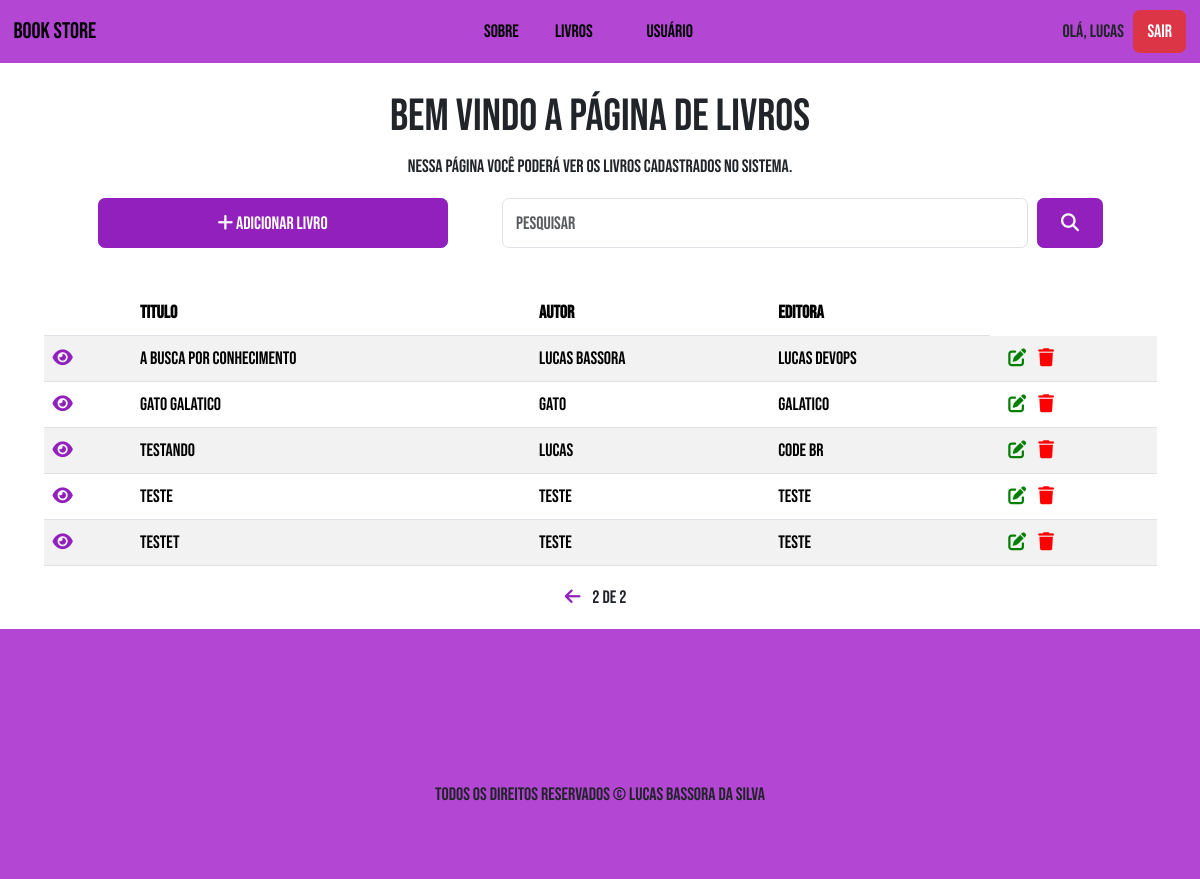
Page /?page=2 (signed in) on the committed database.
### livros/models.py (models this page shows)
class Livros(models.Model):
    IDIOMAS = [
        ('Português' , 'Português'),
        ('Inglês' , 'Inglês'),
        ('Italiano' , 'Italiano'),
        ('Francês' , 'Francês'),
        ('Espanhol' , 'Espanhol'),
        ('Alemão' , 'Alemão')
    ]
    titulo = models.CharField(max_length=255)
    autor = models.CharField(max_length=255)
    editora = models.CharField(max_length=255)
    numeroPaginas = models.CharField(max_length=255)
    idioma = models.CharField(max_length=9, choices=IDIOMAS)
    descricao = models.TextField()
    created_at = models.DateTimeField(auto_now_add=True)
    updated_at = models.DateTimeField(auto_now=True)

### livros/views.py (the view)
# urls.py: path('', views.listBook, name='list-book'),
def listBook(request):
    search = request.GET.get('search')  # o search passado com parametro do método get é o name do input de busca
    if search:
        livros_search = Livros.objects.filter(titulo__icontains=search)
        paginator = Paginator(livros_search, 5)
    else:
        livros_list = Livros.objects.all().order_by('titulo') # pega todos os objetos da tabela livros do banco
        paginator = Paginator(livros_list, 5) # recebe variavel de lista de livros e quantidade
    page = request.GET.get('page') # variavel recebe a requesção da página por get
    livros = paginator.get_page(page) # a paginação pega o dado da página e coloca na variavel livros
    return render(request, 'livros/list.html', {'livros' : livros})

### livros/templates/livros/list.html (shortened to what this page needs)
{% extends 'base.html' %}
{% block content%}
<br/>
{% if user.is_authenticated%}
<div class="container text-center content">
  <h1>Bem vindo a página de livros</h1>
  <p>Nessa página você poderá ver os livros cadastrados no sistema.</p>
  <form class="d-flex px-5" role="search" name="search" method="GET" id="search-form">
    <a href="newBook/">
      <button type="button" class="btn btn-primary btn-add me-5">
        <i class="fa-solid fa-plus"></i> Adicionar livro
      </button>
    </a>
    <input class="form-control me-2 d-md-block" value="{{ request.GET.search }}"type="search" placeholder="Pesquisar" aria-label="Search" name="search"/>
    <button type="button" class="btn btn-primary btn-search" id="search-btn">
      <i class="fa-solid fa-magnifying-glass"></i>
    </button>
  </form>
</div>
<div class="container">
  <table class="table table-striped">
    <thead>
      <tr>
        <th scope="col"></th>
        <th scope="col">Titulo</th>
        <th scope="col">Autor</th>
        <th scope="col">Editora</th>
      </tr>
    </thead>
    <tbody>
      {% for livro in livros %}
      <a href="livro/{{livro.id}}">
        <tr>
          <td>
            <a href="book/{{livro.id}}"
              ><i class="fa-solid fa-eye icone"></i
            ></a>
          </td>
          <td>{{livro.titulo}}</td>
          <td>{{livro.autor}}</td>
          <td>{{livro.editora}}</td>
          <td>
            <a href="editBook/{{livro.id}}" class="px-2"
              ><i class="fa-solid fa-pen-to-square"></i
            ></a>
            <a href="deleteBook/{{livro.id}}" class="delete-btn"
              ><i class="fa-solid fa-trash"></i
            ></a>
          </td>
        </tr>
      </a>
      {% endfor %}
    </tbody>
  </table>
  <div class="text-center mb-3">
    <span class="mx-auto position-relative">
      {% if livros.has_previous %}
      <a href="?page={{ livros.previous_page_number}}"
        ><i class="fa-solid fa-arrow-left icone"></i
      ></a>
      {% endif %}
      <span class="mx-2">
        {{ livros.number }} de {{ livros.paginator.num_pages }}
      </span>
    </span>
  </div>
</div>
{% else %}
<div class="container text-center py-3" style="height: 11rem; margin-top: 7rem;">
  <h1>Usuário desconectado, faça o login para continuar</h1>
</div>
{% endif %}
{% endblock %}

### livros/templates/base.html (shortened to what this page needs)
{% load static %}
<!DOCTYPE html>
<html lang="pt-br">
  <head>
    <link href="https://cdn.jsdelivr.net/npm/bootstrap@5.3.3/dist/css/bootstrap.min.css" rel="stylesheet" />
    <link rel="stylesheet" href="{% static 'css/style.css' %}" />
  </head>
  <body>
    <nav class="navbar navbar-expand-lg bg-body-tertiary text-big">
      <div class="container-fluid">
        <a class="navbar-brand" href="/">Book Store</a>
        <div class="collapse navbar-collapse justify-content-between" id="navbarNav">
          <ul class="navbar-nav mx-auto">
            <li class="nav-item ps-3">
              <a class="nav-link active" aria-current="page" href="#">Sobre</a>
            </li>
            {% if user.is_authenticated %}
            <li class="nav-item px-3">
              <a class="nav-link active" aria-current="page" href="/">Livros</a>
            </li>
            <li class="nav-item px-3">
              <a class="nav-link active" aria-current="page" href="#">Usuário</a>
            </li>
            {% endif %}
          </ul>
          <ul class="navbar-nav ">
            {% if user.is_authenticated %}
            <li class="nav-item d-flex align-items-center">
              <span>Olá, {{ user.username }}</span>
              <form action="{% url 'logout' %}" method="post" class="ms-2">
                <button type="submit" class="btn btn-danger">Sair</button>
              </form>
            </li>
            {% else %}
            <li class="nav-item">
              <a href="{% url 'login' %}" class="btn btn-success">Entrar</a>
            </li>
            {% endif %}
          </ul>
        </div>
      </div>
    </nav>
    {% block content%}{% endblock %}
    <footer >
      <div class="rodape container-fluid text-center pt-5">
        <p>Todos os direitos reservados &copy; Lucas Bassora da Silva</p>
      </div>
    </footer>
  </body>
</html>

### livros/static/css/style.css (style rules this page uses)
* { font-family: "Bebas Neue", sans-serif; font-size: 18px; font-style: normal; }
.text-big { font-family: "Bebas Neue", sans-serif; font-size: 22px; font-style: normal; }
.navbar { background-color: #b346d3 !important; }
.rodape { background-color: #b346d3; height: 250px; }
.rodape p { top: 50%; position: relative; }
.content { height: 200px; }
.content .btn-add { height: 50px; width: 350px; }
.content .btn-search { width: 100px; }
.fa-pen-to-square { color: green; }
.fa-trash { color: red; }
.btn-primary { background-color: #9120bd; border: #9120bd 1px solid; }
.icone { color: #9120bd; }

### rows in the picture
Livros: titulo "a busca por conhecimento", autor "lucas bassora", editora "lucas devops"
Livros: titulo "gato galatico", autor "gato", editora "galatico"
Livros: titulo "testando", autor "lucas", editora "code br"
Livros: titulo "teste", autor "teste", editora "teste"
Livros: titulo "testet", autor "teste", editora "teste"

### other values in the picture
{{ user.username }} "lucas"
{{ livros.number }} "2"
{{ livros.paginator.num_pages }} "2"
